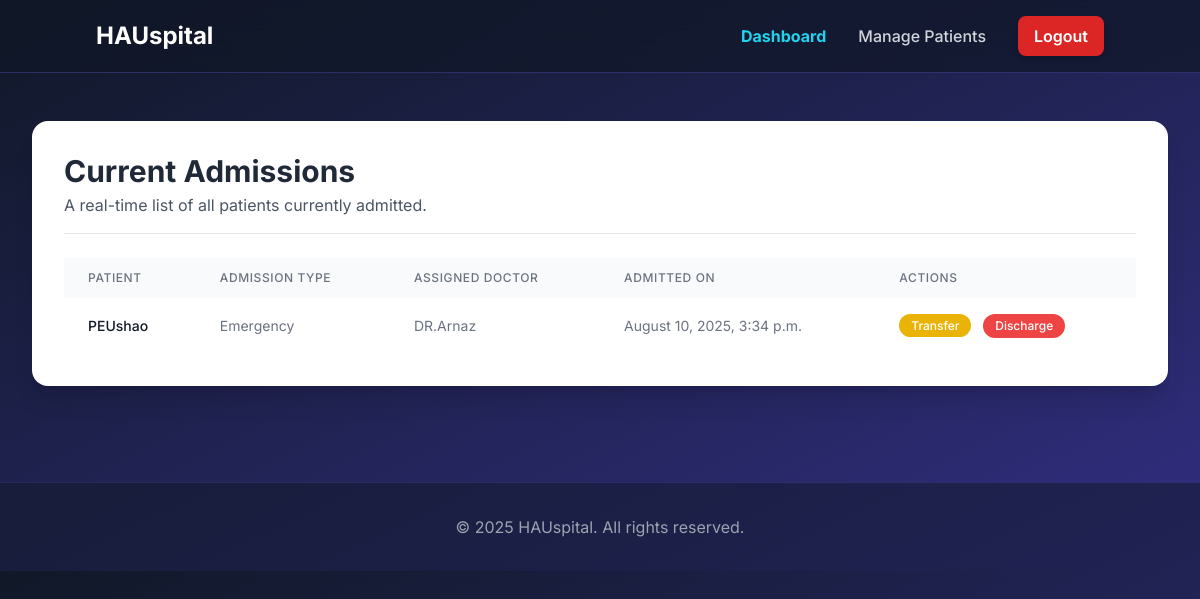
Screenshot of /accounts/current-admissions/ (signed in) with the database file from the repository.
### main/models.py (models this page shows, shortened)
class Admission(models.Model):
    ADMISSION_TYPES = [
        ('Emergency', 'Emergency'),
        ('Outpatient', 'Outpatient'),
        ('Inpatient', 'Inpatient'),
    ]
    patient = models.ForeignKey(User, on_delete=models.CASCADE)
    admission_type = models.CharField(max_length=20, choices=ADMISSION_TYPES)
    admission_date = models.DateTimeField(auto_now_add=True)
    assigned_doctor = models.ForeignKey(Doctor, on_delete=models.SET_NULL, null=True, blank=True)
    status = models.CharField(max_length=50, default='Admitted')

class Doctor(models.Model):
    name = models.CharField(max_length=100)
    specialty = models.CharField(max_length=100)
    department = models.CharField(max_length=100)

### users/views.py (the view)
# urls.py: path('current-admissions/', views.current_admissions_view, name='current_admissions'),
@login_required
def current_admissions_view(request):
    if not (hasattr(request.user, 'profile') and request.user.profile.role == 'admin'):
        messages.error(request, 'You do not have permission to view this page.')
        return redirect('home')
    current_admissions = Admission.objects.filter(status='Admitted').order_by('-admission_date')
    context = {
        'admissions': current_admissions
    }
    return render(request, 'users/current_admissions.html', context)

### main/templates/users/current_admissions.html (shortened to what this page needs)
{% extends 'main/base.html' %}
{% load static %}
{% block content %}
<div class="w-full max-w-7xl mx-auto py-12 px-4 sm:px-6 lg:px-8">
    <div class="bg-white p-8 rounded-2xl shadow-xl">
        <div class="border-b pb-4 mb-6">
            <h1 class="text-3xl font-bold text-gray-800">Current Admissions</h1>
            <p class="text-gray-600 mt-1">A real-time list of all patients currently admitted.</p>
        </div>
        <div class="overflow-x-auto">
            <table class="min-w-full bg-white">
                <thead class="bg-gray-50">
                    <tr>
                        <th scope="col" class="px-6 py-3 text-left text-xs font-medium text-gray-500 uppercase tracking-wider">Patient</th>
                        <th scope="col" class="px-6 py-3 text-left text-xs font-medium text-gray-500 uppercase tracking-wider">Admission Type</th>
                        <th scope="col" class="px-6 py-3 text-left text-xs font-medium text-gray-500 uppercase tracking-wider">Assigned Doctor</th>
                        <th scope="col" class="px-6 py-3 text-left text-xs font-medium text-gray-500 uppercase tracking-wider">Admitted On</th>
                        <th scope="col" class="px-6 py-3 text-left text-xs font-medium text-gray-500 uppercase tracking-wider">Actions</th>
                    </tr>
                </thead>
                <tbody class="divide-y divide-gray-200">
                    {% for admission in admissions %}
                        <tr>
                            <td class="px-6 py-4 whitespace-nowrap text-sm font-medium text-gray-900">{{ admission.patient.username }}</td>
                            <td class="px-6 py-4 whitespace-nowrap text-sm text-gray-500">{{ admission.admission_type }}</td>
                            <td class="px-6 py-4 whitespace-nowrap text-sm text-gray-500">{{ admission.assigned_doctor.name }}</td>
                            <td class="px-6 py-4 whitespace-nowrap text-sm text-gray-500">{{ admission.admission_date|date:"F d, Y, P" }}</td>
                            <td class="px-6 py-4 whitespace-nowrap text-sm font-medium space-x-2">
                                <a href="{% url 'transfer_patient' admission.id %}" class="bg-yellow-500 text-white py-1 px-3 rounded-full hover:bg-yellow-600 text-xs">Transfer</a>
                                <form action="{% url 'discharge_patient' admission.id %}" method="POST" class="inline-block" onsubmit="return confirm('Are you sure you want to discharge this patient?');">
                                    <button type="submit" class="bg-red-500 text-white py-1 px-3 rounded-full hover:bg-red-600 text-xs cursor-pointer">Discharge</button>
                                </form>
                            </td>
                        </tr>
                    {% empty %}
                        <tr>
                            <td colspan="5" class="px-6 py-4 text-center text-gray-500">No patients are currently admitted.</td>
                        </tr>
                    {% endfor %}
                </tbody>
            </table>
        </div>
    </div>
</div>
{% endblock %}

### main/static/css/style.css (style rules this page uses)
body { font-family: 'Inter', sans-serif; background-color: #f8fafc; color: #334155; }

### rows the page displays
Admission: patient.username "PEUshao", admission_type "Emergency", assigned_doctor.name "DR.Arnaz", admission_date "August 10, 2025, 3:34 p.m."
